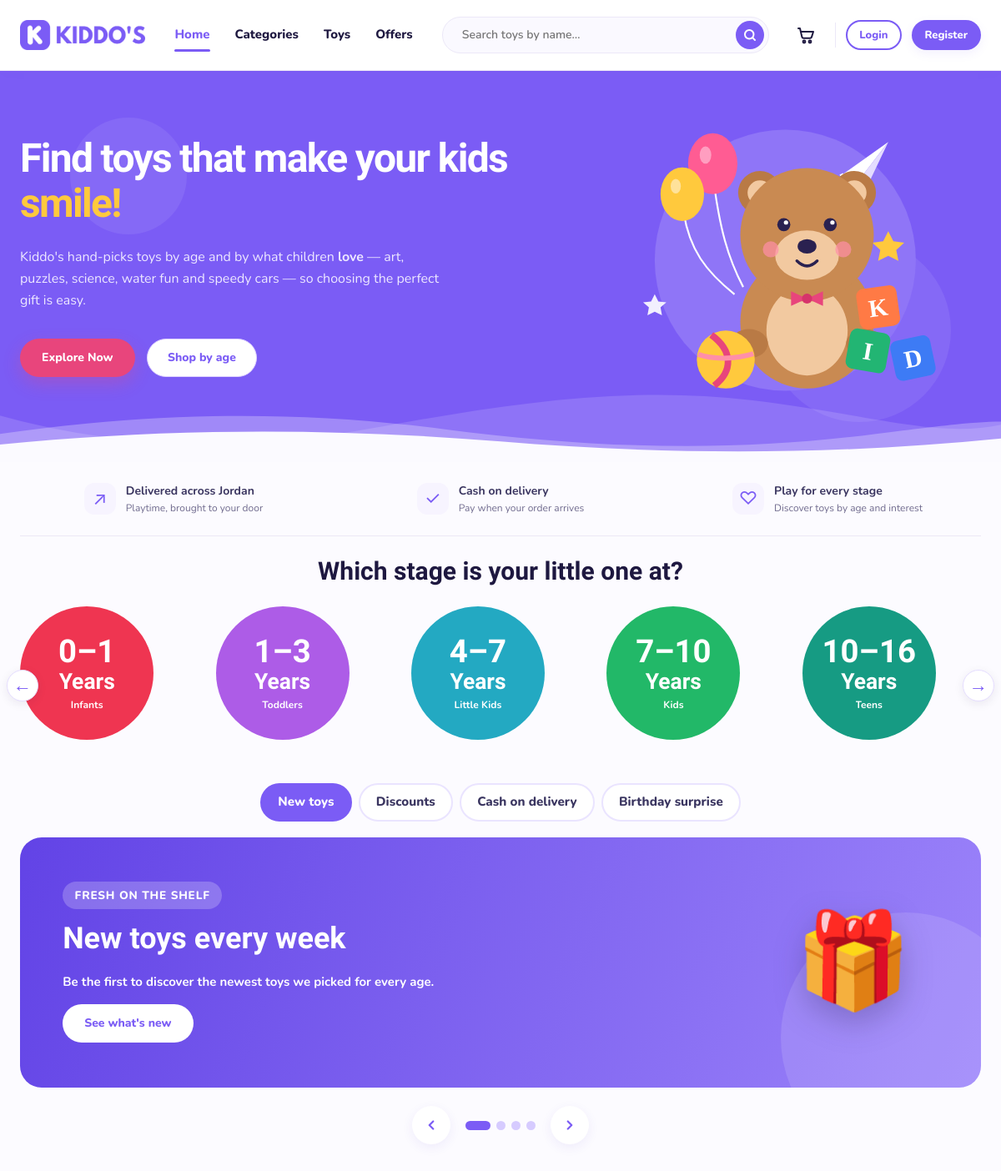
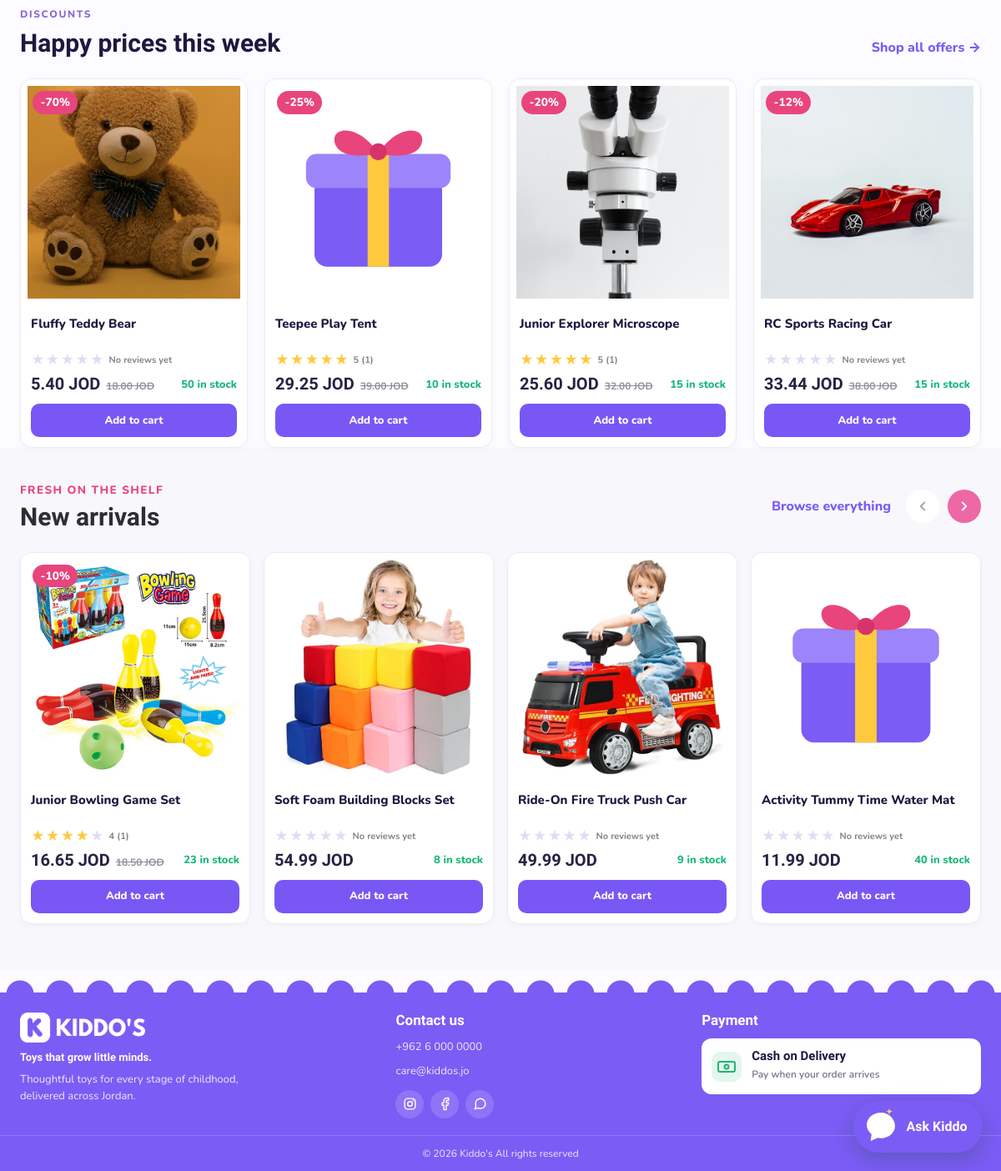
The page / on the database its author committed (2 pictures, top to bottom).
### tables this page shows
CREATE TABLE IF NOT EXISTS `age_groups` (
  `id` int(10) UNSIGNED NOT NULL AUTO_INCREMENT,
  `name` varchar(60) NOT NULL,
  `slug` varchar(60) NOT NULL,
  `description` varchar(255) NOT NULL,
  `min_age` tinyint(3) UNSIGNED NOT NULL,
  `max_age` tinyint(3) UNSIGNED NOT NULL,
  `image` varchar(255) DEFAULT NULL,
  `sort_order` tinyint(3) UNSIGNED NOT NULL DEFAULT 0,
  PRIMARY KEY (`id`),
  UNIQUE KEY `uq_age_groups_slug` (`slug`)
);

CREATE TABLE IF NOT EXISTS `products` (
  `id` int(10) UNSIGNED NOT NULL AUTO_INCREMENT,
  `category_id` int(10) UNSIGNED NOT NULL,
  `name` varchar(120) NOT NULL,
  `description` text NOT NULL,
  `instructions` text DEFAULT NULL,
  `price` decimal(8,2) NOT NULL,
  `stock` int(10) UNSIGNED NOT NULL DEFAULT 0,
  `gender` enum('girls','boys','unisex') NOT NULL DEFAULT 'unisex',
  `min_age` tinyint(3) UNSIGNED NOT NULL,
  `max_age` tinyint(3) UNSIGNED NOT NULL,
  `image` varchar(255) DEFAULT NULL,
  `is_active` tinyint(1) NOT NULL DEFAULT 1,
  `created_at` datetime NOT NULL DEFAULT current_timestamp(),
  `updated_at` datetime NOT NULL DEFAULT current_timestamp() ON UPDATE current_timestamp(),
  `deleted_at` datetime DEFAULT NULL,
  PRIMARY KEY (`id`),
  KEY `idx_products_filters` (`category_id`,`gender`,`min_age`,`max_age`)
);

### includes/toy_card.php (the view, shortened to what the rows shown need)
<?php
$cardMode     = $cardMode ?? 'landing';
$isShopCard   = $cardMode === 'shop';
$images       = !empty($cardImages) ? array_values($cardImages) : shopToyImages($toy);
$price        = (float) $toy['price'];
$finalPrice   = shopFinalPrice($toy);
$hasDiscount  = $finalPrice < $price;
$rating       = round((float) $toy['avg_rating'], 1);
$reviewCount  = (int) $toy['review_count'];
$stock        = (int) $toy['stock'];
$detailsUrl   = BASE_URL . '/products/details.php?id=' . (int) $toy['id'];
$tints        = ['tint-yellow', 'tint-purple', 'tint-peach', 'tint-pink', 'tint-mint', 'tint-blue'];
$tint         = $tints[(int) $toy['category_id'] % count($tints)];
?>
<article class="toy-card">
    <div class="toy-card-media <?= $tint ?>" <?= count($images) > 1 ? 'data-card-gallery' : '' ?>>
        <?php if ($isShopCard && $hasDiscount): ?>
            <span class="toy-badge">-<?= rtrim(rtrim(number_format((float) $toy['discount_pct'], 2), '0'), '.') ?>%</span>
        <?php endif; ?>
        <span class="toy-card-circle">
            <?php foreach ($images as $i => $url): ?>
                <img src="<?= htmlspecialchars($url) ?>" alt="<?= htmlspecialchars($toy['name']) ?>"
                     class="<?= $i === 0 ? 'is-shown' : '' ?>" loading="lazy" width="220" height="220">
            <?php endforeach; ?>
        </span>
    </div>
    <div class="toy-card-body">
        <h3 class="toy-card-name">
            <a class="toy-card-link" href="<?= $detailsUrl ?>"><?= htmlspecialchars($toy['name']) ?></a>
        </h3>
        <span class="toy-rating">
            <?= shopStars($rating) ?>
            <span class="toy-rating-text"><?= $reviewCount > 0 ? $rating . ' (' . $reviewCount . ')' : 'No reviews yet' ?></span>
        </span>
        <div class="toy-card-foot">
            <span class="toy-price">
                <strong><?= shopMoney($finalPrice) ?></strong>
                <?php if ($hasDiscount): ?>
                    <del><?= shopMoney($price) ?></del>
                <?php endif; ?>
            </span>
            <span class="toy-stock <?= $stock > 0 ? '' : 'is-out' ?>">
                    <?= $stock > 0 ? $stock . ' in stock' : 'Out of stock' ?>
                </span>
        </div>
        <form class="toy-card-cart" action="<?= BASE_URL ?>/cart/add.php" method="post">
                <button class="btn btn-primary btn-block" type="submit" <?= $stock > 0 ? '' : 'disabled' ?>>
                    <?= $stock > 0 ? 'Add to cart' : 'Out of stock' ?>
                </button>
            </form>
    </div>
</article>

### index.php (shortened to what the rows shown need)
<?php
require_once __DIR__ . '/includes/init.php';
require_once __DIR__ . '/classes/ToyCatalog.php';
require_once __DIR__ . '/includes/age_cards.php';
$catalog     = new ToyCatalog($pdo);
$ageGroups = [];
foreach ($ageCards as $slug => $card) $ageGroups[] = ['slug'=>$slug,'name'=>$card['title'],'description'=>$card['text'],'min_age'=>$card['min'],'max_age'=>$card['max'],'image'=>$card['image'],'toy_count'=>$card['count']];
$discounted  = $catalog->getDiscountedToys(4);
$newArrivals = $catalog->getNewArrivals(12);
$ageLooks = [
    ['color' => 'blue',   'emoji' => '🧸'],
    ['color' => 'green',  'emoji' => '🖍️'],
    ['color' => 'orange', 'emoji' => '🔬'],
    ['color' => 'pink',   'emoji' => '🤖'],
    ['color' => 'purple', 'emoji' => '🎨'],
];
require_once __DIR__ . '/includes/shop_header.php';
?>
<section class="hero">
    <div class="container hero-grid">
        <div class="hero-text">
            <h1>Find toys that make your kids <span>smile!</span></h1>
        </div>
    </div>
</section>
<?php if (!empty($ageGroups)): ?>
<section class="shop-section" id="shop-by-age">
    <div class="container">
        <div class="section-head is-center">
            <h2>Which stage is your little one at?</h2>
        </div>
        <div class="age-grid age-circles">
            <?php foreach ($ageGroups as $i => $group): ?>
                <?php $look = $ageLooks[$i % count($ageLooks)]; ?>
                <a class="age-circle age-<?= $look['color'] ?>" href="<?= BASE_URL ?>/products/index.php?age=<?= urlencode($group['slug']) ?>" aria-label="<?= htmlspecialchars('Shop ages ' . $group['name']) ?>">
                    <span class="age-circle-number"><?= (int)$group['min_age'] ?><?= (int)$group['max_age'] >= 99 ? '+' : '–' . (int)$group['max_age'] ?></span>
                    <span class="age-circle-years">Years</span>
                    <span class="age-circle-label"><?= htmlspecialchars($group['name']) ?></span>
                </a>
            <?php endforeach; ?>
        </div>
    </div>
</section>
<?php endif; ?>
<section class="shop-section">
    <div class="container">
        <div class="promo" data-slider>
            <div class="promo-slide promo-purple is-active">
                <div class="promo-text">
                    <h2>New toys every week</h2>
                </div>
            </div>
                    <?php for ($i = 0; $i < 4; $i++): ?>
                        <button type="button" class="<?= $i === 0 ? 'is-on' : '' ?>" data-slide-to="<?= $i ?>"
                                aria-label="Show offer <?= $i + 1 ?>"></button>
                    <?php endfor; ?>
        </div>
    </div>
</section>
<?php if (!empty($discounted)): ?>
<section class="shop-section" id="discounts">
    <div class="container">
        <div class="section-head">
            <div>
                <h2>Happy prices this week</h2>
            </div>
        </div>
        <div class="toy-grid">
            <?php $cardMode = 'shop'; ?>
            <?php foreach ($discounted as $toy): ?>
                <?php $cardImages = null; ?>
                <?php require __DIR__ . '/includes/toy_card.php'; ?>
            <?php endforeach; ?>
        </div>
    </div>
</section>
<?php endif; ?>
<section class="shop-section new-arrivals-section" id="new-arrivals">
    <div class="container">
        <div class="new-arrivals-heading">
            <div>
                <h2>New arrivals</h2>
            </div>
        </div>
        <?php if (!empty($newArrivals)): ?>
            <div class="new-arrivals-carousel" data-new-arrivals-carousel>
                <div class="toy-grid new-arrivals-track" data-new-arrivals-track tabindex="0" aria-label="New toy arrivals">
                    <?php $cardMode = 'shop'; ?>
                    <?php foreach ($newArrivals as $toy): ?>
                        <?php $cardImages = null; ?>
                        <?php require __DIR__ . '/includes/toy_card.php'; ?>
                    <?php endforeach; ?>
                </div>
            </div>
        <?php else: ?>
            <p class="landing-empty">New toys are on their way — check back soon!</p>
        <?php endif; ?>
    </div>
</section>
<?php require_once __DIR__ . '/includes/footer.php'; ?>

### includes/shop_functions.php (shortened to what the rows shown need)
<?php
function shopImageUrl(?string $path): string
{
    $path = trim((string) $path);
    $relative = ltrim($path, '/');
    if (!is_file(dirname(__DIR__) . '/' . $relative)) {
        return BASE_URL . '/assets/images/toy-placeholder.svg';
    }
    return BASE_URL . '/' . $relative;
}
function shopToyImages(array $toy, array $extraPaths = []): array
{
    $urls = [];
    foreach (array_merge([(string) ($toy['image'] ?? '')], $extraPaths) as $path) {
        if (trim((string) $path) !== '') {
            $urls[shopImageUrl($path)] = true;
        }
    }
    return $urls ? array_keys($urls) : [shopCategoryIllustration($toy['category_name'] ?? '')];
}
function shopFinalPrice(array $toy): float
{
    $price    = (float) $toy['price'];
    $discount = (float) ($toy['discount_pct'] ?? 0);
    return $discount > 0 ? round($price * (1 - $discount / 100), 2) : $price;
}
function shopMoney(float $amount): string
{
    return number_format($amount, 2) . ' JOD';
}
function shopStars(float $rating): string
{
    $rating = max(0, min(5, round($rating, 1)));
    return '<span class="stars" style="--rating: ' . $rating . '" role="img" aria-label="Rated '
        . $rating . ' out of 5"></span>';
}

### rows shown on the page
age_groups: min_age "0", max_age "1", name "Infants"
age_groups: min_age "1", max_age "3", name "Toddlers"
age_groups: min_age "4", max_age "7", name "Little Kids"
age_groups: min_age "7", max_age "10", name "Kids"
age_groups: min_age "10", max_age "16", name "Teens"
products: discount_pct "70", image (picture), name "Fluffy Teddy Bear", $rating 0 (drawn), finalPrice "5.40 JOD", price "18.00 JOD", stock "50", shows "Add to cart"
products: discount_pct "25", name "Teepee Play Tent", reviewCount "1", finalPrice "29.25 JOD", price "39.00 JOD", stock "10", shows "Add to cart"
products: discount_pct "20", image (picture), name "Junior Explorer Microscope", reviewCount "1", finalPrice "25.60 JOD", price "32.00 JOD", stock "15", shows "Add to cart"
products: discount_pct "12", image (picture), name "RC Sports Racing Car", $rating 0 (drawn), finalPrice "33.44 JOD", price "38.00 JOD", stock "15", shows "Add to cart"
products: discount_pct "10", image (picture), name "Junior Bowling Game Set", rating "4", reviewCount "1", finalPrice "16.65 JOD", price "18.50 JOD", stock "23", shows "Add to cart"
products: image (picture), name "Soft Foam Building Blocks Set", $rating 0 (drawn), finalPrice "54.99 JOD", stock "8", shows "Add to cart"
products: image (picture), name "Ride-On Fire Truck Push Car", $rating 0 (drawn), finalPrice "49.99 JOD", stock "9", shows "Add to cart"
products: name "Activity Tummy Time Water Mat", $rating 0 (drawn), finalPrice "11.99 JOD", stock "40", shows "Add to cart"

### other values the page prints
$label "Home"
$label "Categories"
$label "Toys"
$label "Offers"
$name "New toys"
$name "Discounts"
$name "Cash on delivery"
$name "Birthday surprise"
